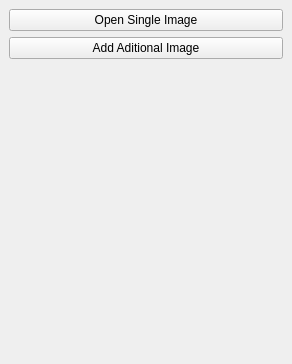
<?xml version="1.0" encoding="UTF-8"?>
<ui version="4.0">
 <class>MainWindow</class>
 <widget class="QMainWindow" name="MainWindow">
  <property name="geometry">
   <rect>
    <x>0</x>
    <y>0</y>
    <width>292</width>
    <height>364</height>
   </rect>
  </property>
  <property name="windowTitle">
   <string>MainWindow</string>
  </property>
  <widget class="QWidget" name="centralwidget">
   <layout class="QVBoxLayout" name="verticalLayout">
    <item>
     <widget class="QPushButton" name="pushButton">
      <property name="text">
       <string>Open Single Image</string>
      </property>
     </widget>
    </item>
    <item>
     <widget class="QPushButton" name="pushButton_2">
      <property name="text">
       <string>Add Aditional Image</string>
      </property>
     </widget>
    </item>
    <item>
     <spacer name="verticalSpacer">
      <property name="orientation">
       <enum>Qt::Vertical</enum>
      </property>
      <property name="sizeHint" stdset="0">
       <size>
        <width>20</width>
        <height>40</height>
       </size>
      </property>
     </spacer>
    </item>
   </layout>
  </widget>
 </widget>
 <resources/>
 <connections/>
</ui>
